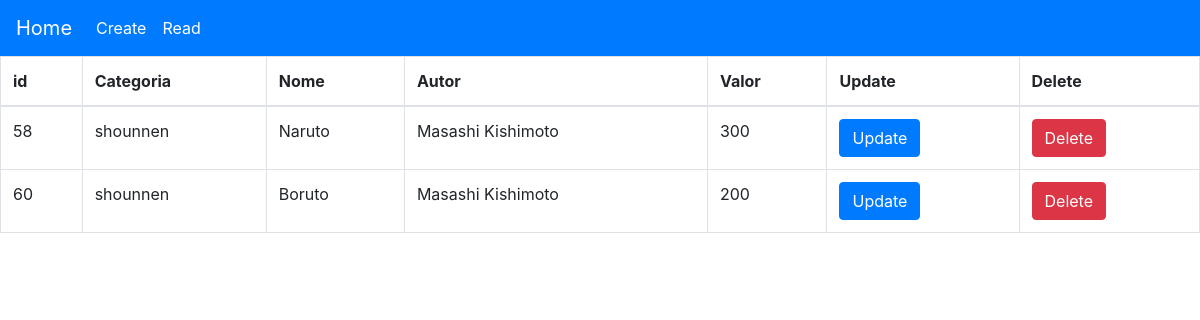
Before: /?page=read with the older database file.
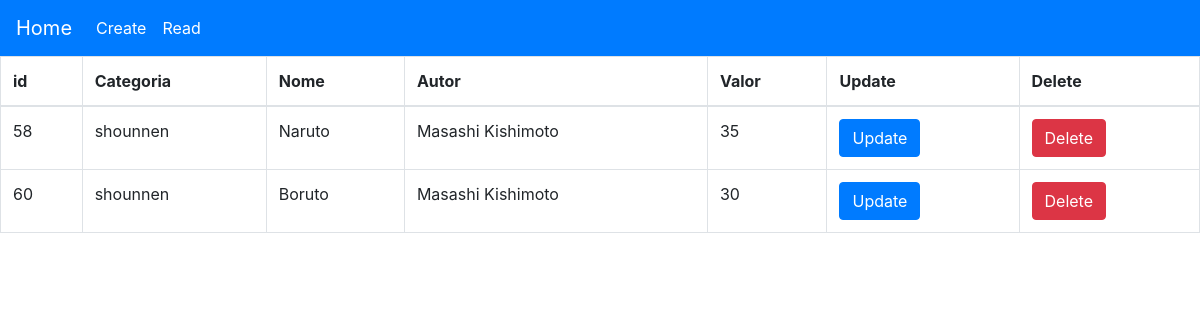
After: the same page with the newer database file.
### tables this page shows
CREATE TABLE IF NOT EXISTS `mangas` (
  `id_mangas` int(11) NOT NULL AUTO_INCREMENT,
  `id_category` int(11) NOT NULL,
  `name` varchar(50) NOT NULL,
  `author` varchar(50) NOT NULL,
  `banner` varchar(255) DEFAULT NULL,
  `price` double NOT NULL,
  `status` tinyint(4) NOT NULL DEFAULT 1,
  `create_at` datetime NOT NULL DEFAULT current_timestamp(),
  PRIMARY KEY (`id_mangas`),
  KEY `FK_mangas_mangas_category` (`id_category`),
  CONSTRAINT `FK_mangas_mangas_category` FOREIGN KEY (`id_category`) REFERENCES `mangas_category` (`id_category`) ON DELETE NO ACTION ON UPDATE NO ACTION
);

CREATE TABLE IF NOT EXISTS `mangas_category` (
  `id_category` int(11) NOT NULL AUTO_INCREMENT,
  `name` varchar(50) NOT NULL,
  `status` tinyint(4) NOT NULL DEFAULT 1,
  `create_at` datetime NOT NULL DEFAULT current_timestamp(),
  PRIMARY KEY (`id_category`)
);

### classes/Database.php (called while the page is built, shortened)
<?php
class Database {
    public static function conn() {
        $pdo = new PDO('mysql:host=' . DB_HOST . ';dbname=' . DB_NAME, DB_USER, DB_PASS, array(PDO::ATTR_ERRMODE => PDO::ERRMODE_EXCEPTION, PDO::MYSQL_ATTR_INIT_COMMAND => "SET NAMES utf8" ));
        return $pdo;
    }
}

### classes/Manga.php (called while the page is built, shortened)
<?php
require_once(__DIR__ . '\Database.php');
class Manga extends Database
{
    private $sql, $conn, $stmt;
    public function __construct()
    {
        $this->conn = parent::conn();
    }
    public function read()
    {
        try {
            $this->stmt = $this->conn->prepare($this->getSql());
            $this->stmt->execute();
            return $this->stmt->fetchAll();
        } catch (PDOException $e) {
            return $e->getMessage();
        }
    }
    public function setSql($sql)
    {
        $this->sql = $sql;
    }
    public function getSql()
    {
        return $this->sql;
    }
}

### views/read.php (the view, shortened to what this page needs)
<?php
require(__DIR__ . '\..\classes\Manga.php');
$manga = new Manga;
$read = $manga->read();
?>
<table class="table table-bordered">
    <thead>
        <tr>
            <th>id</th>
            <th>Categoria</th>
            <th>Nome</th>
            <th>Autor</th>
            <th>Valor</th>
            <th>Update</th>
            <th>Delete</th>
        </tr>
    </thead>
    <tbody>
        <?php foreach($read as $value): $id = $value['id_mangas'] ?>
        <tr>
            <td><?php echo $value['id_mangas']?></td>
            <td><?php echo $value['categoria'] ?></td>
            <td><?php echo $value['name'] ?></td>
            <td><?php echo $value['author'] ?></td>
            <td><?php echo $value['price'] ?></td>
            <td>
                <a class="btn btn-primary" href="?page=update&id=<?= $id ?>">Update</a>
            </td>
            <td>
                <a class="btn btn-danger" href="database/delete.php?id=<?= $id ?>">Delete</a>
            </td>
        </tr>
        <?php endforeach ?>
    </tbody>
</table>

### index.php (shortened to what this page needs)
<?php
    $page = $_GET['page'];
?>
<!DOCTYPE html>
<html lang="pt-br">
<head>
    <link rel="stylesheet" href="https://cdn.jsdelivr.net/npm/bootstrap@4.3.1/dist/css/bootstrap.min.css">
    <link rel="stylesheet" href="assets/fonts/fonts.css">
    <link rel="stylesheet" href="assets/css/style.css">
</head>
<body>
    <div id="container">
        <nav class="navbar navbar-expand-lg navbar-dark bg-primary">
            <a class="navbar-brand" href="?page=home">Home</a>
            <div class="collapse navbar-collapse" id="navbarNavAltMarkup">
                <div class="navbar-nav">
                    <a class="nav-item nav-link active" href="?page=create">Create</a>
                </div>
                <div class="navbar-nav">
                    <a class="nav-item nav-link active" href="?page=read">Read</a>
                </div>
            </div>
        </nav>
        <?php
        if (file_exists('./views/' . $page . '.php')) {
            require_once('./views/' . $page . '.php');
        }
        ?>
    </div>
</body>
</html>

### assets/css/style.css (style rules this page uses)
* { padding: 0; margin: 0; box-sizing: border-box; }

Changed rows visible on the page:
changed mangas "Naruto": price "300" → "35"
changed mangas "Boruto": price "200" → "30"
